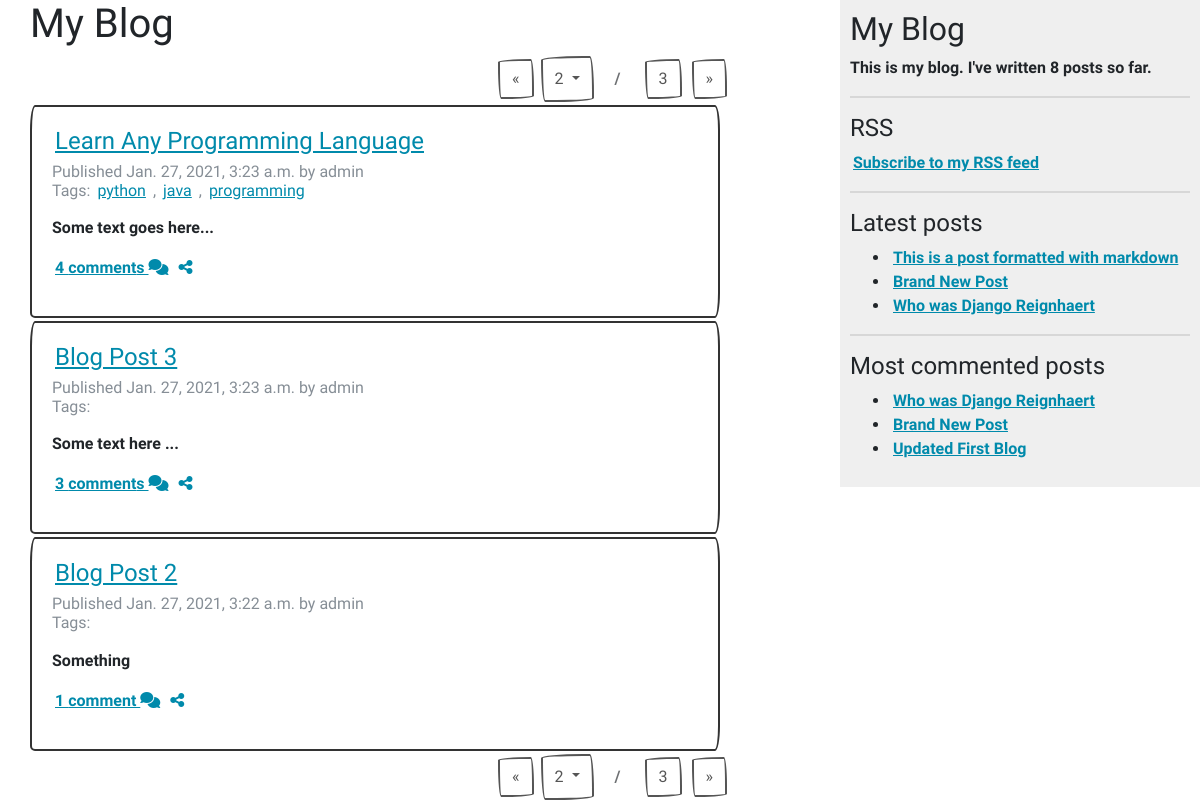
The app's page /blog/?page_number=2 with its own data.
### blog/models.py (models this page shows, shortened)
class Post(models.Model):
    STATUS_CHOICES = (
        ('draft', 'Draft'),
        ('published', 'Published')
    )
    title = models.CharField(max_length=250)
    slug = models.SlugField(max_length=250, unique_for_date='publish')
    author = models.ForeignKey(User, on_delete=models.CASCADE, related_name='blog_posts')
    body = models.TextField()
    publish = models.DateTimeField(default=timezone.now)
    created = models.DateTimeField(auto_now_add=True)
    updated = models.DateTimeField(auto_now=True)
    status = models.CharField(max_length=10,
                            choices=STATUS_CHOICES,
                            default='draft')
    tags = TaggableManager()
    class Meta:
        ordering = ('-publish', ) # append ',' to tell Python it's a tuple.
    def get_absolute_url(self):
        return reverse('blog:post_detail',
                        args=[self.publish.year,
                                self.publish.month,
                                self.publish.day, self.slug])
    objects = models.Manager()
    published = PublishedManager()

### blog/views.py (the view)
# urls.py: path('', views.post_list, name='post_list'),
def post_list(request, tag_slug=None):
    object_list = Post.published.all()
    tag = None
    if tag_slug:
        tag = get_object_or_404(Tag, slug=tag_slug)
        object_list = object_list.filter(tags__in=[tag])
    BLOG_POSTS_PAGE_SIZE = get_object_or_404(IntegerParams, name='BLOG_POSTS_PAGE_SIZE').value
    paginator = Paginator(object_list, per_page=BLOG_POSTS_PAGE_SIZE)
    page_number = request.GET.get('page_number')
    try:
        posts = paginator.get_page(page_number)
    except  PageNotAnInteger:
        posts = paginator.get_page(1)
    except EmptyPage:
        posts = paginator.get_page(paginator.num_pages)
    return render(request, 'blog/post/list.html',
                        {
                            'posts': posts,
                            'page_number': page_number,
                            'range': range(1,paginator.num_pages+1),
                            'tag': tag
                        })

### blog/models.py (called while the page is built)
    def get_queryset(self):
        return super(PublishedManager, self).get_queryset()\
                                            .filter(status='published')

### blog/templatetags/blog_tags.py (called while the page is built)
@register.simple_tag
def total_posts():
    return Post.published.count()

@register.inclusion_tag('blog/post/latest_posts.html')
def show_latest_posts(count=5):
    latest_posts = Post.published.order_by('-publish')[:count]
    return {'latest_posts': latest_posts}

@register.simple_tag
def get_most_commented_posts(count=5):
    return Post.published.annotate(total_comments=Count('comments')).order_by('-total_comments')[:count]

@register.filter(name='markdown')
def markdown_format(text):
    return mark_safe(markdown.markdown(text))

### blog/templates/blog/post/list.html (shortened to what this page needs)
{% extends 'blog/base.html' %}
{% load blog_tags %}
{% block content %}
    <h1>My Blog</h1>
    {% include 'blog/pagination.html' with page=posts %}
    {% for post in posts %}
        <div class="card">
            <div class="card-body">
                <h4 class="card-title"><a href="{{ post.get_absolute_url }}">{{ post.title }}</a></h4>
                <h6 class="card-subtitle mb-2 text-muted">
                    Published {{ post.publish }} by {{ post.author }} <br>
                    Tags:
                    {% for tag in post.tags.all %}
                        <a href="{% url 'blog:post_list_by_tag' tag.slug %}">{{ tag.name }}</a>
                        {% if not forloop.last %}, {% endif %}
                    {% endfor %}
                </h6>
                <p class="card-text">
                    {{ post.body|markdown|truncatewords_html:30 }}
                </p>
                {% with post.comments.count as total_comments %}
                    <p class="text-muted">
                        <a href="{{ post.get_absolute_url }}">{{total_comments}} comment{{total_comments|pluralize}} <i class="fas fa-comments"></i></a>
                        <a href="{% url 'blog:post_share' post.id %}"><i class="fas fa-share-alt"></i></a>
                    </p>
                {% endwith %}
            </div>
        </div>
    {% endfor %}
    {% include 'blog/pagination.html' with page=posts %}
{% endblock %}

### blog/templates/blog/base.html (shortened to what this page needs)
{% load blog_tags %}
{% load static %}
<!DOCTYPE html>
<html lang="en">
<head>
    <link rel="stylesheet" href="{% static 'blog/css/bootstrap-united.min.css' %}">
    <link rel="stylesheet" href="{% static 'blog/css/bootstrap-sketchy.min.css' %}">
    <link rel="stylesheet" href="{% static 'blog/css/main.css' %}">
</head>
<body>
    <div id="content">
        {% block content %}
        {% endblock %}
    </div>
    <div id="sidebar">
        <h2>My Blog</h2>
        <p>This is my blog. I've written {% total_posts %} posts so far.</p>
        <hr>
        <h4>RSS</h4>
        <p><a href="{% url 'blog:post_feed' %}">
            Subscribe to my RSS feed
        </a></p>
        <hr>
        <h4>Latest posts</h4>
        {% show_latest_posts 3 %}
        <hr>
        <h4>Most commented posts</h4>
        {% get_most_commented_posts 3 as most_commented_posts %}
        <ul>
            {% for post in most_commented_posts %}
                <li>
                    <a href="{{ post.get_absolute_url}}"> {{ post.title }} </a>
                </li>
            {% endfor %}
        </ul>
    </div>
</body>
</html>

### blog/templates/blog/post/latest_posts.html
<ul>
    {% for post in latest_posts %}
        <li>
            <a href="{{ post.get_absolute_url }}">{{ post.title }}</a>
        </li>
    {% endfor %}
</ul>

### blog/static/blog/css/main.css (style rules this page uses)
a { color: #008aab; margin: 3px; }
.card { margin-top: 3px; margin-bottom: 3px; }
#content { float:left; width:60%; padding:0 0 0 30px; }
#sidebar { float:right; width:30%; padding:10px; background:#efefef; height:100%; }

### records on screen
Post: title "Learn Any Programming Language", publish "Jan. 27, 2021, 3:23 a.m.", author "admin", body "Some text goes here...", comments.count "4"
Tag: name "python"
Tag: name "java"
Tag: name "programming"
Post: title "Blog Post 3", publish "Jan. 27, 2021, 3:23 a.m.", author "admin", body "Some text here ...", comments.count "3"
Post: title "Blog Post 2", publish "Jan. 27, 2021, 3:22 a.m.", author "admin", body "Something", comments.count "1"
Post: title "This is a post formatted with markdown"
Post: title "Brand New Post"
Post: title "Who was Django Reignhaert"
Post: title "Updated First Blog"

### other values on screen
{{ page.number }} "2 2"
{{ page.paginator.num_pages }} "3 3"
